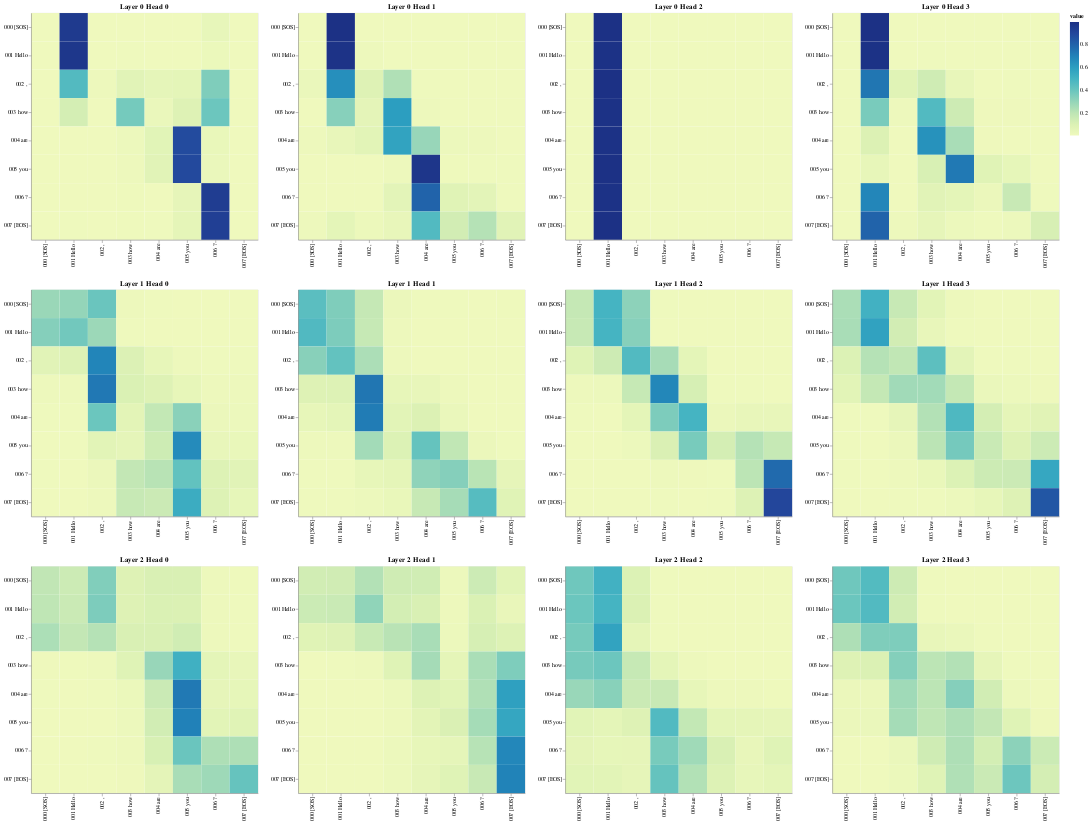
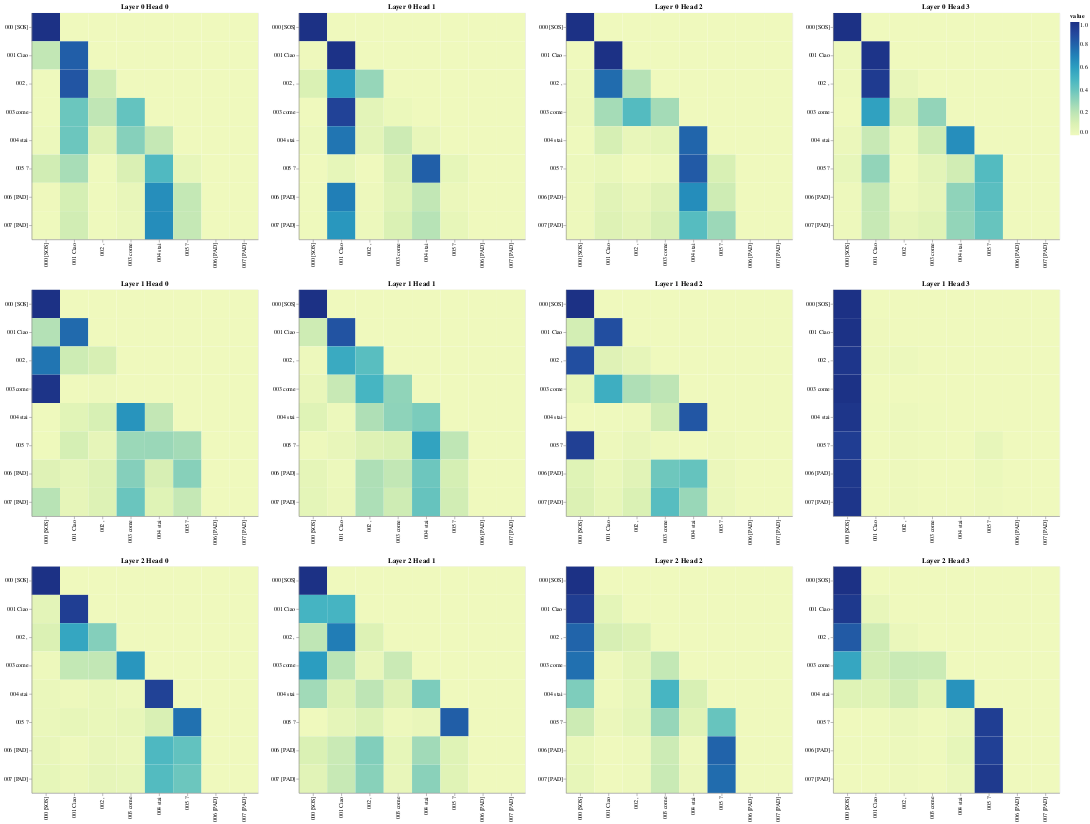
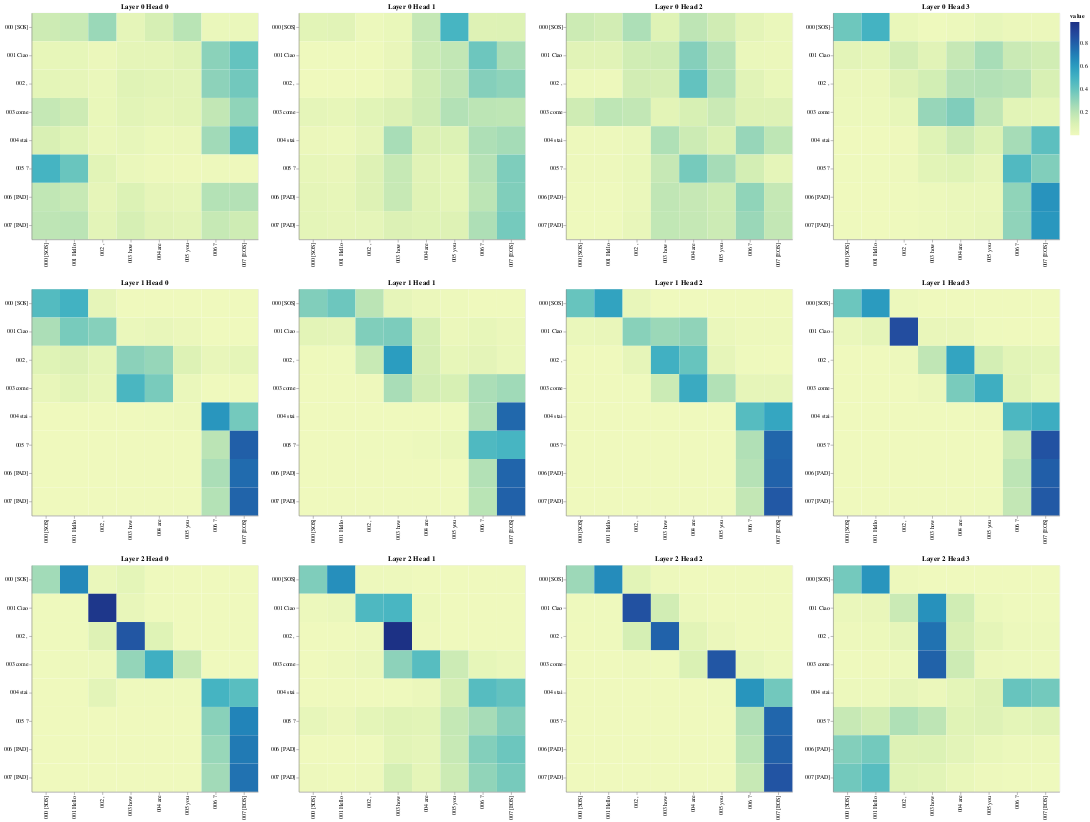

Notebook cell for these charts, in order:
### Code cell
def get_all_attention_maps(attn_type: str, layers: list, heads: list, row_tokens: list, col_tokens, max_sentence_len: int):
    """Create and display attention maps for multiple layers and heads."""
    charts = []
    for layer in layers:
        rowCharts = []
        for head in heads:
            rowCharts.append(attn_map(attn_type, layer, head, row_tokens, col_tokens, max_sentence_len))
        charts.append(alt.hconcat(*rowCharts))
    return alt.vconcat(*charts)

# Create sample and visualize
try:
    batch, encoder_input_tokens, decoder_input_tokens = create_sample_batch()
    print(f'Source: {batch["src_text"]}')
    print(f'Target: {batch["tgt_text"]}')

    # Find useful sentence length (excluding padding)
    sentence_len = encoder_input_tokens.index("[PAD]") if "[PAD]" in encoder_input_tokens else len(encoder_input_tokens)
    print(f"Sentence length: {sentence_len}")

    # Define which layers and heads to visualize
    layers = [0, 1, 2]  # Adjust based on your model
    heads = [0, 1, 2, 3]  # Using fewer heads for clearer display
    max_display_len = min(20, sentence_len)  # Limit display length

    # Visualize Encoder Self-Attention
    print("Generating Encoder Self-Attention Visualization...")
    encoder_attn = get_all_attention_maps("encoder", layers, heads, encoder_input_tokens, encoder_input_tokens, max_display_len)
    display(encoder_attn)

    # Visualize Decoder Self-Attention
    print("Generating Decoder Self-Attention Visualization...")
    decoder_attn = get_all_attention_maps("decoder", layers, heads, decoder_input_tokens, decoder_input_tokens, max_display_len)
    display(decoder_attn)

    # Visualize Encoder-Decoder Cross-Attention
    print("Generating Encoder-Decoder Cross-Attention Visualization...")
    cross_attn = get_all_attention_maps("encoder-decoder", layers, heads, decoder_input_tokens, encoder_input_tokens, max_display_len)
    display(cross_attn)

except Exception as e:
    print(f"Error during visualization: {e}")
